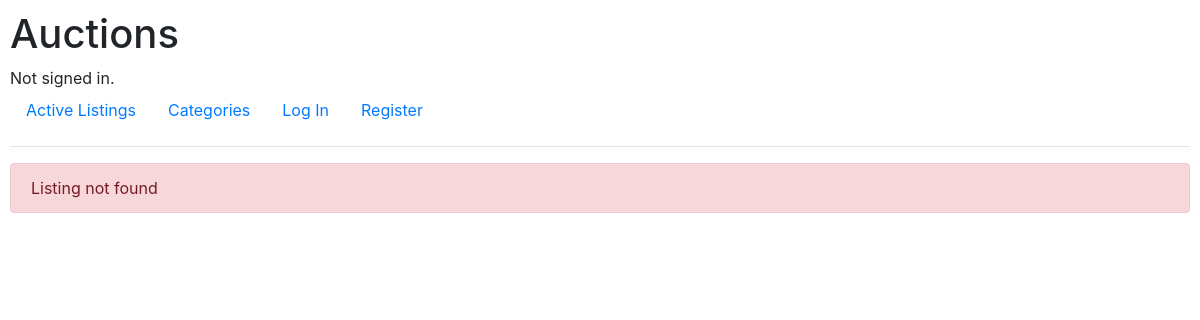
The page /listing/16 on the database as committed earlier.
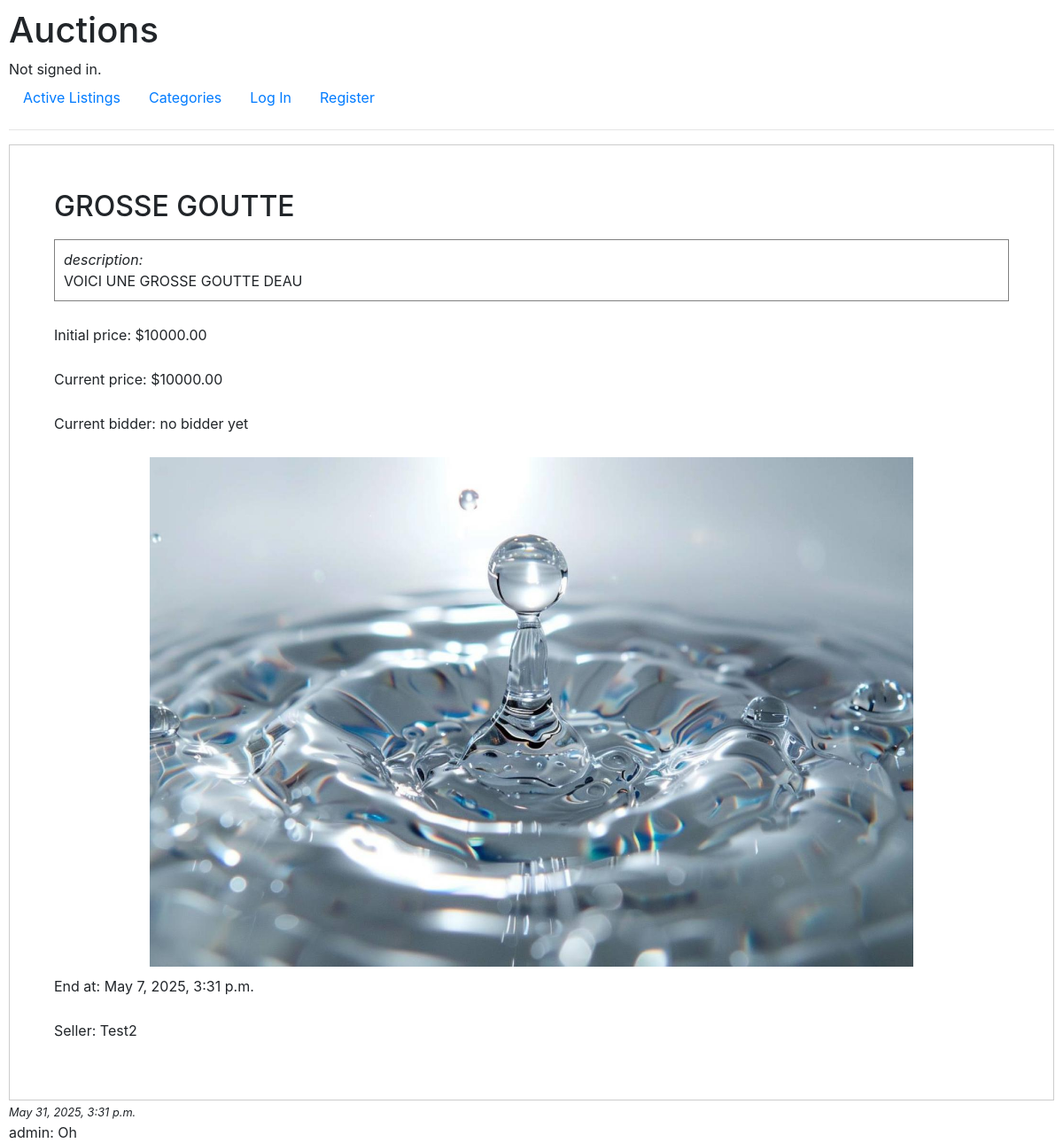
The same page on the database as committed later.
### auctions/models.py (models this page shows, shortened)
class Listing(models.Model):
    id = models.AutoField(primary_key=True)
    owner_id = models.ForeignKey(User, on_delete=models.CASCADE, related_name="listings")
    name = models.CharField(max_length=64)
    description = models.TextField()
    initial_price = models.DecimalField(default=0,max_digits=10, decimal_places=2)
    picture_url = models.ImageField(upload_to='images/', null=True, blank=True)
    created_at = models.DateTimeField(auto_now_add=True)
    end_at = models.DateTimeField()
    bids_count = models.IntegerField(default=0)
    category = models.CharField(default="others", max_length=64)
    last_bid_id = models.ForeignKey("Bid", on_delete=models.SET_NULL, null=True, blank=True)
    is_active = models.BooleanField(default=True)
    winner_id = models.ForeignKey(User, on_delete=models.SET_NULL, null=True, blank=True)

class User(AbstractUser):
    id = models.AutoField(primary_key=True)
    watchlist = models.ManyToManyField("Listing", blank=True, related_name="watchlisted_by")

class ListingComment(models.Model):
    id = models.AutoField(primary_key=True)
    listing_id = models.ForeignKey(Listing, on_delete=models.CASCADE, related_name="comments")
    user_id = models.ForeignKey(User, on_delete=models.CASCADE, related_name="comments")
    content = models.TextField(max_length=1000)
    created_at = models.DateTimeField(auto_now_add=True)

### auctions/views.py (the view)
# urls.py: path("listing/<int:listing_id>", views.listing, name="listing"),
def listing(request, listing_id):
    try:
        listing = Listing.objects.get(pk=listing_id)
        comments = ListingComment.objects.filter(listing_id=listing_id).order_by("-created_at")
    except Listing.DoesNotExist:
        return render(request, "auctions/listing.html", {
            "listing_error": "Listing not found"
        })
    if not listing.is_active:
        return render(request, "auctions/listing.html", {
            "listing": listing,
            "error": "This listing is closed"
        })
    return render(request, "auctions/listing.html", {
        "listing": listing,
        "comments": comments
    })

### auctions/templates/auctions/listing.html (shortened to what this page needs)
{% extends "auctions/layout.html" %}
{% block body %}
<div class="listing-page">
    {% if listing_error %}
    <div class="alert alert-danger">{{ listing_error }}</div>
    {% else %}
    <div class="listing-page-content">
        <h2>{{ listing.name }}</h2>
        <p class="listing-description"> <em>description: </em> <br>{{ listing.description}}</p>
        <p>Initial price: ${{ listing.initial_price }}</p>
        {% if listing.last_bid_id %}
            <p>Current price: ${{ listing.last_bid_id.amount }}</p>
            <p>Current bidder: {{ listing.last_bid_id.user_id.username }}</p>
        {% else %}
            <p>Current price: ${{ listing.initial_price }}</p>
            <p>Current bidder: no bidder yet</p>
        {% endif %}
        {% if listing.picture_url %}
        <img src='{{ listing.picture_url.url }}' alt="{{ listing.name }}">
        {% else %}
        {% load static %}
        {% endif %}
        <p>End at: {{ listing.end_at }}</p>
        <p>Seller: {{ listing.owner_id.username }}</p>
    </div>
    {% endif %}
    <div class="listing-comments">
        <div class="listing-comments-container">
            {% for comment in comments %}
            <em style="font-size: 0.8em;">{{ comment.created_at }}</em>
            <p>{{ comment.user_id.username }}: {{ comment.content }}</p>
            {% endfor %}
        </div>
    </div>
</div>
{% endblock %}

Rows that differ between the two databases and show on the page:
added Listing: name "GROSSE GOUTTE", description "VOICI UNE GROSSE GOUTTE DEAU", initial_price "10000.00", picture_url (picture), end_at "May 7, 2025, 3:31 p.m.", owner_id.username "Test2"
added ListingComment: created_at "May 31, 2025, 3:31 p.m.", user_id.username "admin", content "Oh"
Other text that changed with them:
{{ listing_error }}: "Listing not found" → (not shown)
text now shown: "description: Initial price: $ Current price: $ Current bidder: no bidder yet End at: Seller:"
